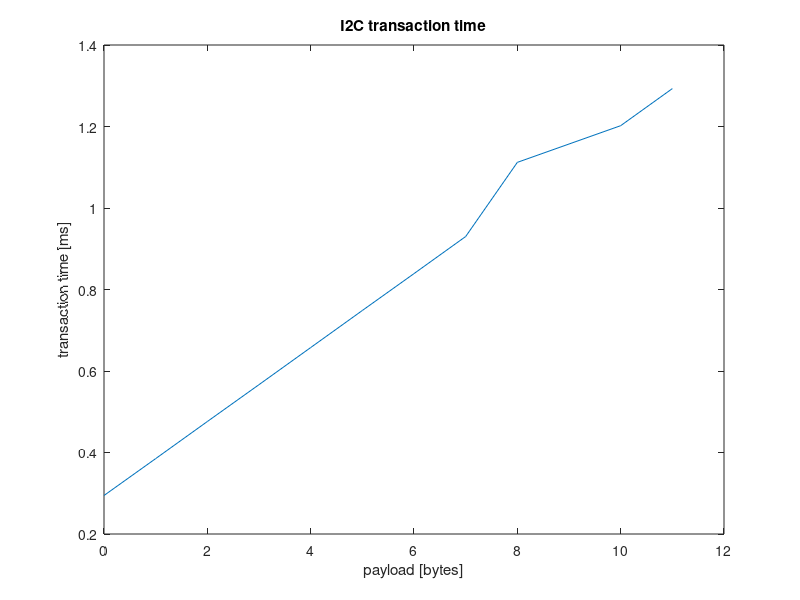

MATLAB code for this plot:
time=[294.5e-6 385.0e-6 476.0e-6 566.5e-6 657.5e-6 748.5e-6 839e-6 930e-6 1.112e-3 1.202e-3 1.293e-3];
len= [0        1        2        3        4        5        6      7      8        10       11];

plot(len,time*1e3);
title('I2C transaction time');
ylabel('transaction time [ms]');
xlabel('payload [bytes]');